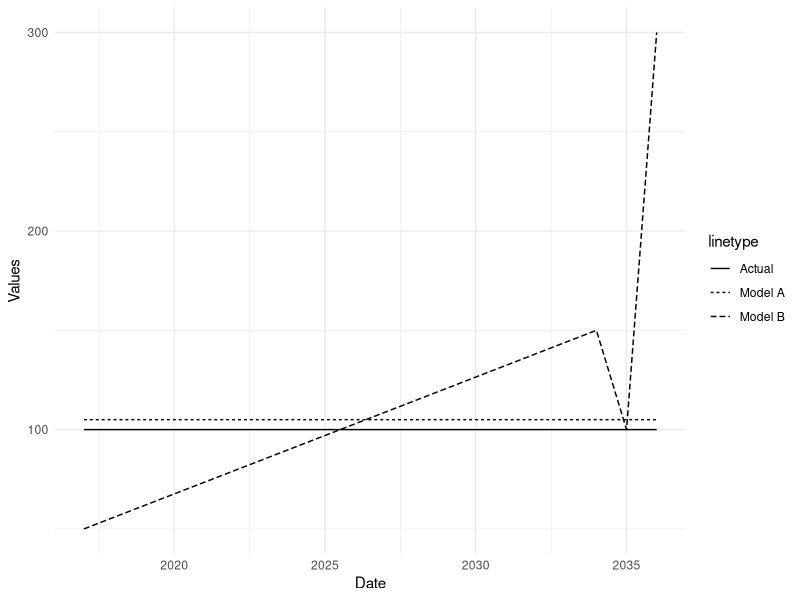
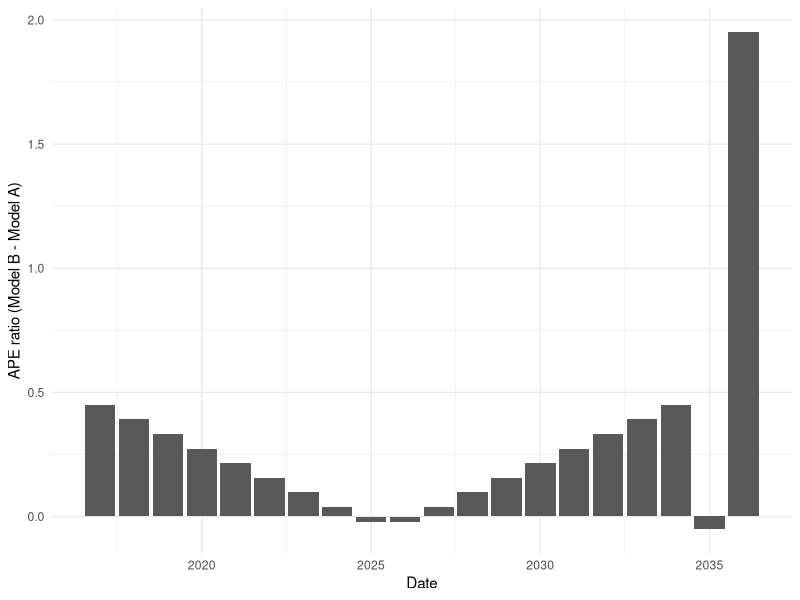
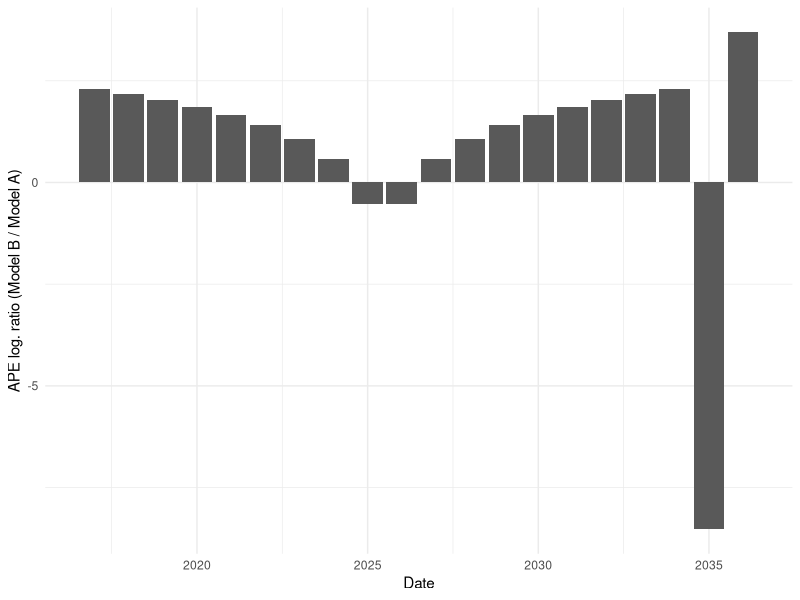

Write the R code that produced these figures, in order.
## ---- chunk 1
library(tidyverse)

results <- data.frame(Actual = 100, Model.A = 102, Model.B = 105)

results$APE.A <- with(results, (Model.A / Actual - 1) %>% abs())
results$APE.B <- with(results, (Model.B / Actual - 1) %>% abs())

knitr::kable(results)
## ---- chunk 2
results$APE.ratio <- with(results, APE.B / APE.A)

knitr::kable(results)
## ---- chunk 3
results <- data.frame(Actual = rep(100, 20), 
                      Model.A = rep(105, 20), 
                      Model.B = c(seq(50, 150, length.out = 18), 100.001, 300),
                      Date = 2017: (2017+19))

results$APE.A <- with(results, (Model.A / Actual - 1) %>% abs())
results$APE.B <- with(results, (Model.B / Actual - 1) %>% abs())
results$APE.ratio <- with(results, APE.B - APE.A)

ggplot(results, aes(x = Date)) +
        geom_line(aes(y = Actual, linetype = "Actual")) +
        geom_line(aes(y = Model.A, linetype = "Model A")) +
        geom_line(aes(y = Model.B, linetype = "Model B")) +
        ylab("Values") +
        theme_minimal()
## ---- chunk 4
ggplot(results, aes(x = Date, y = APE.ratio)) +
        geom_bar(stat = "identity") +
        ylab("APE ratio (Model B - Model A)") +
        theme_minimal()
## ---- chunk 5
results$APE.log.ratio <- with(results, log(APE.B) - log(APE.A))

ggplot(results, aes(x = Date, y = APE.log.ratio)) +
        geom_bar(stat = "identity") +
        ylab("APE log. ratio (Model B / Model A)") +
        theme_minimal()
